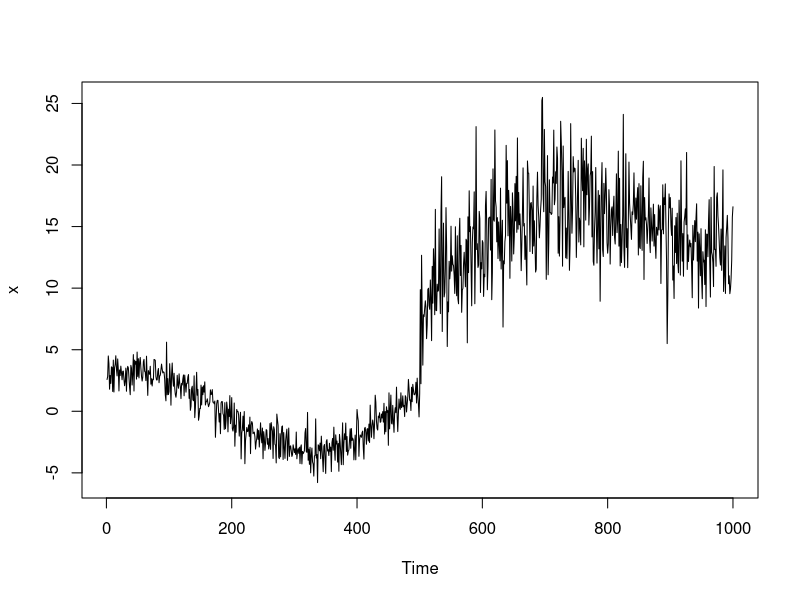
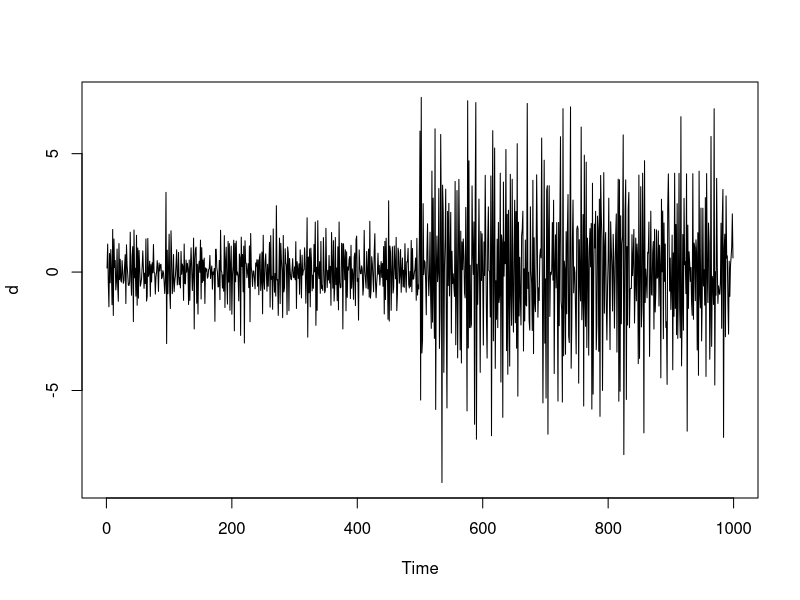
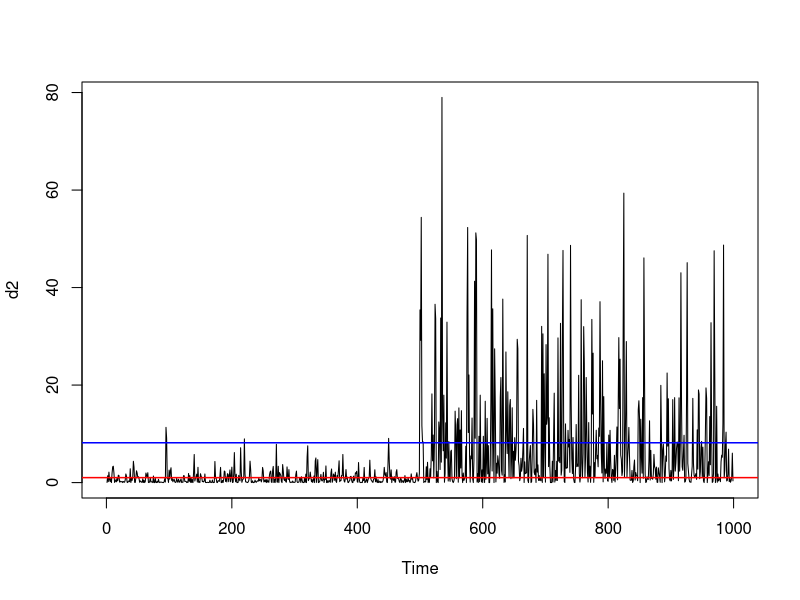
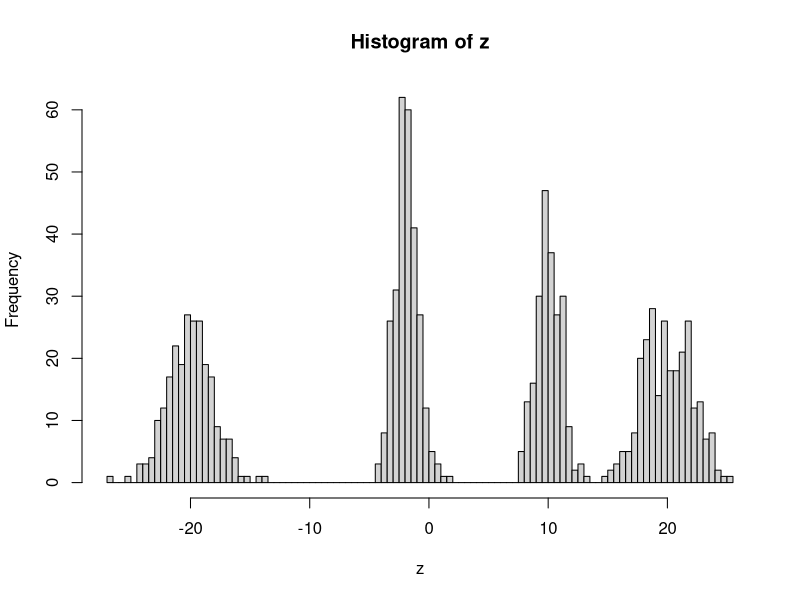
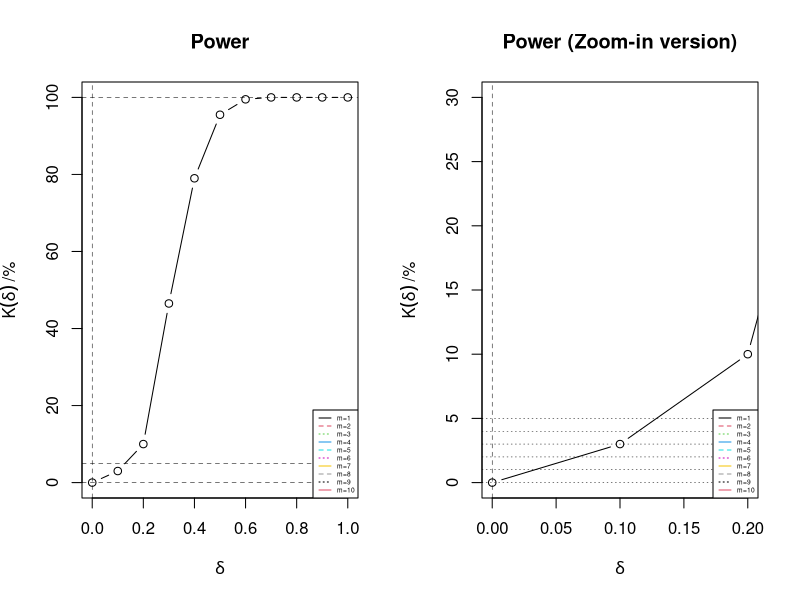

The R source for these figures, in order:
###-----------------------------------------------
### The data. **AR included**
###-----------------------------------------------
f = function(t){
  5*cos(t*9) - (t - 0.7)^2 *10 + (t-0.2)^3 *20
}
ar = function(n, ar, df){
  z = rep(NA,n)
  z[1] = rt(1,df)
  for(i in 2:n){
    z[i] = ar*z[i-1] + rt(1,df)
  }
  z
}
n = 1000
mu = f((1:n)/n)
z = c(rnorm(n/2,3), rnorm(n/2, 3)*3) 
x = z+mu
par(mfrow = c(1, 1))
ts.plot(x)
d = diff(x)/sqrt(2)
d2 = d^2
ts.plot(d)
ts.plot(d2)
abline(h = mean(d2[1:(n/2)]), col = 'red', lwd = 1.5)
abline(h = mean(d2[(n/2+1):(n-1)]), col = 'blue', lwd = 1.5)


###-----------------------------------------------
### Liver Method
###-----------------------------------------------
L = function(y, g, tau){
  n = length(y)
  l1 = tau * log(1/tau * sum((y[1:tau] - g[1:tau])^2))
  if (tau !=n){
    l2 = (n - tau) * log(1/(n-tau)*sum((y[(tau+1):n] - g[(tau+1):n])^2))}
  else{l2 = 0}
  l = l1 + l2
}

MaxL = function(y, g){
  n = length(y)
  max_d= 0
  max_i = 0
  Ln = L(y, g, n)
  for (i in 1:n){
    d = Ln -  L(y, g, i)
    if(d > max_d){max_d = d; max_i = i}
  }
  c(max_d, max_i)
}

MLsigma1 = function(y, g, tau){sigma = 1/tau * sum((y[1:tau] - g[1:tau])^2)}
MLsigma2 = function(y, g, tau){n = length(y);sigma = 1/(n-tau)*sum((y[(tau+1):n] - g[(tau+1):n])^2)}

Liver_test = function(d, alpha){
  a = 2*log(log(n))^(1/2)/log(n)
  b = (2*log(log(n)) + 1/2*log(log(log(n))) - log(gamma(1/2)))/log(n)
  T = a*sqrt(log(n))*sqrt(d) - b*log(n)
}

spline_test = function(x){
  epsilon = 0.00001
  n = length(x)
  ax = (1:n)/n
  old_d = 0
  count = 0
  weight = rep(1:n)
  while (count<50){
    g = smooth.spline(ax, x, w = weight, cv = TRUE)$y
    result= MaxL(x, g)
    new_d = result[1]
    tau = result[2]
    if ((new_d - old_d)<epsilon){
      return(Liver_test(new_d, 0.05))
    }else{
      sigma1 = MLsigma1(x, g, tau)
      sigma2 = MLsigma2(x, g, tau)
      weight = c(rep((1/sigma1)^2, n/2), rep((1/sigma2)^2, n/2))
    }
    count = count+1
    old_d = new_d  
  }
  return(Liver_test(new_d, 0.05))
}

###-----------------------------------------------
### Testing Cases
###-----------------------------------------------
n = 1000
del = 1
z = c(rnorm(n/2,1),rnorm(n/2,1)*(1+del)) #Normal Distributio
z = c(rt(n/2,6), rt(n/2, 6)*(1+del)) #T-distribution


p1 = c(rbinom(n*1/2, 1, 0.5))
p2 = c(rbinom(n*1/2, 1, 0.5))
z = c(rnorm(n*1/2,-10)*p1+rnorm(n*1/2,10)*(1-p1),
	(rnorm(n*1/2,-10, (1+del))*p2+rnorm(n*1/2,10,(1+del))*(1-p2))) #Bimodal T-distribution
z = c(rnorm(n*1/2,-2)*p1+rnorm(n*1/2,10)*(1-p1),
	(rnorm(n*1/2,-10)*p2+rnorm(n*1/2,10)*(1-p2))*(1+del)) #Bimodal T-distribution
par(mfrow = c(1,1))
hist(z, breaks = 100)

###-----------------------------------------------
### Testing Normal Case
###-----------------------------------------------

###Input Parameter###
n = 400
n_sim = 200
rd1 = rnorm(n/2, 1)
  


if(1){
  delta = seq(from = 0, to = 1, length.out = 11)
  out = array(NA, dim =c(n_sim, length(delta), 1),
              dimnames = list(paste0('isim=',1:n_sim),
                              paste0('delta=', delta),
                              c('liver')))
  for(i_sim in 1:n_sim){
    set.seed(i_sim)
    for(i_delta in 1:length(delta)){
      del = delta[i_delta]
      mu = 0
      #z = c(r(n/2,6), rt(n/2, 6)*(1+del))#random
      z = c(rnorm(n/2,1),rnorm(n/2,1)*(1+del))
      x = z+mu
      out[i_sim, i_delta, 1] = spline_test(x)
    }
    if(i_sim%%10==0) cat(i_sim, ' >> ')
  }
}

###-----------------------------------------------
### Result
###-----------------------------------------------
out0 = out*0
out0[,,1] = out[,,1] > 1.358
power = apply(out0, 2, mean)
power

###-----------------------------------------------------------
### Plot results
###-----------------------------------------------------------
par(mfrow = c(1, 2))
#Plot 1
matplot(delta, 100*power, type = 'b', col = 1:10, lty = c(1,2,3), pch = 1, main = "Power", ylim = c(0, 100),
        ylab = expression(K(delta)~"/%"), xlab = expression(delta))
abline(h  = c(0.05, 0, 1)*100, lwd = 0.5, lty = 2)
abline(v = 0, lwd = 0.5, lty = 2)
legend('bottomright', legend = c(paste0("m=",1:10)), 
  col = 1:10, lty = c(1,2,3), cex = 0.4)

#Plot 2
matplot(delta, 100*power, type = 'b', col = 1:10, lty = c(1,2,3), pch = 1, main = "Power (Zoom-in version)",
        ylim = c(0, 0.3) *100, ylab = expression(K(delta)~"/%"), xlab = expression(delta),
        xlim = c(0, 0.2))
abline(h = c(0:5), lwd = 0.5, lty = 3)
abline(v = 0, lwd = 0.5, lty = 2)
legend('bottomright', legend = c(paste0("m=",1:10)), 
  col = 1:10, lty = c(1,2,3), cex = 0.4)



a = rt

a(1,1)